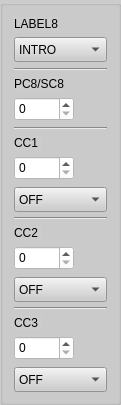
     <widget class="QGroupBox" name="columnbox8">
      <property name="geometry">
       <rect>
        <x>840</x>
        <y>60</y>
        <width>121</width>
        <height>381</height>
       </rect>
      </property>
      <property name="styleSheet">
       <string notr="true">background-color: rgb(204, 204, 204);</string>
      </property>
      <layout class="QVBoxLayout" name="verticalLayout_12">
       <item>
        <widget class="QLabel" name="label_BankPC1_8">
         <property name="sizePolicy">
          <sizepolicy hsizetype="Fixed" vsizetype="Preferred">
           <horstretch>0</horstretch>
           <verstretch>0</verstretch>
          </sizepolicy>
         </property>
         <property name="maximumSize">
          <size>
           <width>16777215</width>
           <height>30</height>
          </size>
         </property>
         <property name="text">
          <string>LABEL8</string>
         </property>
        </widget>
       </item>
       <item>
        <widget class="QComboBox" name="presetLabel1_8">
         <property name="minimumSize">
          <size>
           <width>0</width>
           <height>25</height>
          </size>
         </property>
         <property name="styleSheet">
          <string notr="true">background-color: rgb(204, 204, 204);</string>
         </property>
         <item>
          <property name="text">
           <string>INTRO</string>
          </property>
         </item>
         <item>
          <property name="text">
           <string>VERSE</string>
          </property>
         </item>
         <item>
          <property name="text">
           <string>CHORUS</string>
          </property>
         </item>
         <item>
          <property name="text">
           <string>SOLO</string>
          </property>
         </item>
         <item>
          <property name="text">
           <string>OUTRO</string>
          </property>
         </item>
         <item>
          <property name="text">
           <string>BRIDGE</string>
          </property>
         </item>
        </widget>
       </item>
       <item>
        <widget class="Line" name="line_9">
         <property name="orientation">
          <enum>Qt::Horizontal</enum>
         </property>
        </widget>
       </item>
       <item>
        <widget class="QLabel" name="label_PC1_8">
         <property name="sizePolicy">
          <sizepolicy hsizetype="Fixed" vsizetype="Preferred">
           <horstretch>0</horstretch>
           <verstretch>0</verstretch>
          </sizepolicy>
         </property>
         <property name="maximumSize">
          <size>
           <width>16777215</width>
           <height>30</height>
          </size>
         </property>
         <property name="text">
          <string>PC8/SC8</string>
         </property>
        </widget>
       </item>
       <item>
        <widget class="QSpinBox" name="spinBox_PC1_8">
         <property name="sizePolicy">
          <sizepolicy hsizetype="Fixed" vsizetype="Fixed">
           <horstretch>0</horstretch>
           <verstretch>0</verstretch>
          </sizepolicy>
         </property>
         <property name="minimumSize">
          <size>
           <width>60</width>
           <height>24</height>
          </size>
         </property>
         <property name="maximumSize">
          <size>
           <width>60</width>
           <height>16777215</height>
          </size>
         </property>
         <property name="styleSheet">
          <string notr="true">background-color: rgb(255, 255, 255);</string>
         </property>
         <property name="accelerated">
          <bool>true</bool>
         </property>
         <property name="maximum">
          <number>127</number>
         </property>
        </widget>
       </item>
       <item>
        <widget class="Line" name="line_19">
         <property name="orientation">
          <enum>Qt::Horizontal</enum>
         </property>
        </widget>
       </item>
       <item>
        <widget class="QLabel" name="label_CC1_8">
         <property name="sizePolicy">
          <sizepolicy hsizetype="Fixed" vsizetype="Preferred">
           <horstretch>0</horstretch>
           <verstretch>0</verstretch>
          </sizepolicy>
         </property>
         <property name="maximumSize">
          <size>
           <width>16777215</width>
           <height>30</height>
          </size>
         </property>
         <property name="text">
          <string>CC1 </string>
         </property>
        </widget>
       </item>
       <item>
        <widget class="QSpinBox" name="spinBox_CC1_8">
         <property name="sizePolicy">
          <sizepolicy hsizetype="Fixed" vsizetype="Fixed">
           <horstretch>0</horstretch>
           <verstretch>0</verstretch>
          </sizepolicy>
         </property>
         <property name="minimumSize">
          <size>
           <width>60</width>
           <height>24</height>
          </size>
         </property>
         <property name="maximumSize">
          <size>
           <width>60</width>
           <height>16777215</height>
          </size>
         </property>
         <property name="styleSheet">
          <string notr="true">background-color: rgb(255, 255, 255);</string>
         </property>
         <property name="accelerated">
          <bool>true</bool>
         </property>
         <property name="maximum">
          <number>127</number>
         </property>
        </widget>
       </item>
       <item>
        <widget class="QComboBox" name="onoff1_8">
         <property name="minimumSize">
          <size>
           <width>0</width>
           <height>25</height>
          </size>
         </property>
         <property name="maximumSize">
          <size>
           <width>16777215</width>
           <height>22</height>
          </size>
         </property>
         <property name="styleSheet">
          <string notr="true">background-color: rgb(204, 204, 204);</string>
         </property>
         <item>
          <property name="text">
           <string>OFF</string>
          </property>
         </item>
         <item>
          <property name="text">
           <string>ON</string>
          </property>
         </item>
        </widget>
       </item>
       <item>
        <widget class="Line" name="line_42">
         <property name="orientation">
          <enum>Qt::Horizontal</enum>
         </property>
        </widget>
       </item>
       <item>
        <widget class="QLabel" name="label_CC2_8">
         <property name="sizePolicy">
          <sizepolicy hsizetype="Fixed" vsizetype="Preferred">
           <horstretch>0</horstretch>
           <verstretch>0</verstretch>
          </sizepolicy>
         </property>
         <property name="maximumSize">
          <size>
           <width>16777215</width>
           <height>30</height>
          </size>
         </property>
         <property name="text">
          <string>CC2 </string>
         </property>
        </widget>
       </item>
       <item>
        <widget class="QSpinBox" name="spinBox_CC2_8">
         <property name="sizePolicy">
          <sizepolicy hsizetype="Fixed" vsizetype="Fixed">
           <horstretch>0</horstretch>
           <verstretch>0</verstretch>
          </sizepolicy>
         </property>
         <property name="minimumSize">
          <size>
           <width>60</width>
           <height>24</height>
          </size>
         </property>
         <property name="maximumSize">
          <size>
           <width>60</width>
           <height>16777215</height>
          </size>
         </property>
         <property name="styleSheet">
          <string notr="true">background-color: rgb(255, 255, 255);</string>
         </property>
         <property name="accelerated">
          <bool>true</bool>
         </property>
         <property name="maximum">
          <number>127</number>
         </property>
        </widget>
       </item>
       <item>
        <widget class="QComboBox" name="onoff2_8">
         <property name="minimumSize">
          <size>
           <width>0</width>
           <height>25</height>
          </size>
         </property>
         <property name="maximumSize">
          <size>
           <width>16777215</width>
           <height>22</height>
          </size>
         </property>
         <property name="styleSheet">
          <string notr="true">background-color: rgb(204, 204, 204);</string>
         </property>
         <item>
          <property name="text">
           <string>OFF</string>
          </property>
         </item>
         <item>
          <property name="text">
           <string>ON</string>
          </property>
         </item>
        </widget>
       </item>
       <item>
        <widget class="Line" name="line_37">
         <property name="orientation">
          <enum>Qt::Horizontal</enum>
         </property>
        </widget>
       </item>
       <item>
        <widget class="QLabel" name="label_CC3_8">
         <property name="sizePolicy">
          <sizepolicy hsizetype="Fixed" vsizetype="Preferred">
           <horstretch>0</horstretch>
           <verstretch>0</verstretch>
          </sizepolicy>
         </property>
         <property name="maximumSize">
          <size>
           <width>16777215</width>
           <height>30</height>
          </size>
         </property>
         <property name="text">
          <string>CC3 </string>
         </property>
        </widget>
       </item>
       <item>
        <widget class="QSpinBox" name="spinBox_CC3_8">
         <property name="sizePolicy">
          <sizepolicy hsizetype="Fixed" vsizetype="Fixed">
           <horstretch>0</horstretch>
           <verstretch>0</verstretch>
          </sizepolicy>
         </property>
         <property name="minimumSize">
          <size>
           <width>60</width>
           <height>24</height>
          </size>
         </property>
         <property name="maximumSize">
          <size>
           <width>60</width>
           <height>16777215</height>
          </size>
         </property>
         <property name="styleSheet">
          <string notr="true">background-color: rgb(255, 255, 255);</string>
         </property>
         <property name="accelerated">
          <bool>true</bool>
         </property>
         <property name="maximum">
          <number>127</number>
         </property>
        </widget>
       </item>
       <item>
        <widget class="QComboBox" name="onoff3_8">
         <property name="minimumSize">
          <size>
           <width>0</width>
           <height>25</height>
          </size>
         </property>
         <property name="maximumSize">
          <size>
           <width>16777215</width>
           <height>22</height>
          </size>
         </property>
         <property name="styleSheet">
          <string notr="true">background-color: rgb(204, 204, 204);</string>
         </property>
         <item>
          <property name="text">
           <string>OFF</string>
          </property>
         </item>
         <item>
          <property name="text">
           <string>ON</string>
          </property>
         </item>
        </widget>
       </item>
      </layout>
     </widget>
